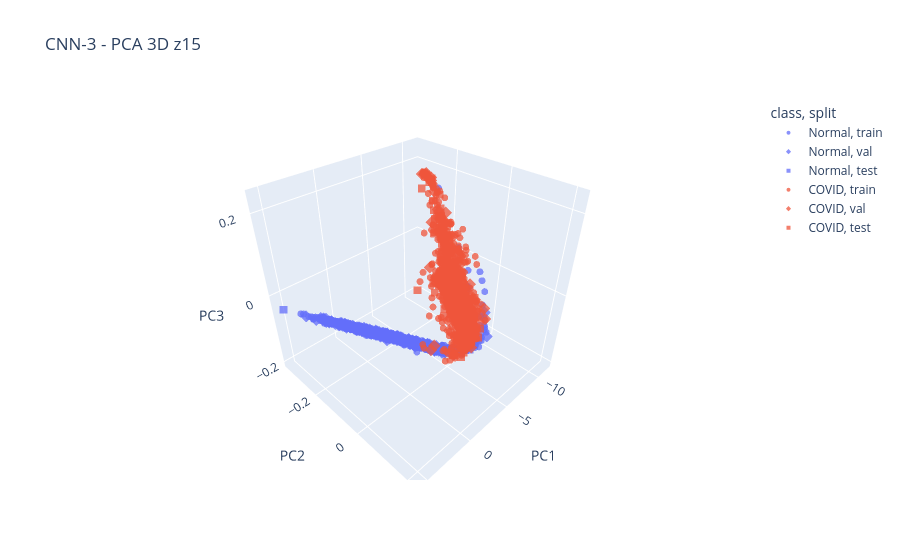

The notebook cell this image was saved under:
### Markdown cell above
## 10.7) PLOT PCA 3D INTERACTIVO

### Code cell
try:
    import plotly.express as px

    fig = px.scatter_3d(
        df_pca3,
        x="PC1",
        y="PC2",
        z="PC3",
        color="class",
        symbol="split",
        opacity=0.75,
        title=f"{MODEL_NAME} - PCA 3D z15"
    )

    fig.update_traces(
        marker=dict(size=4)
    )

    fig.show()

    pca3_html = os.path.join(
        FIG_DIR,
        "fase4_pca3_z15_interactive.html"
    )

    fig.write_html(
        pca3_html
    )

    print("[Guardado]", pca3_html)

except Exception as e:

    print("[Aviso] No se pudo generar PCA 3D interactivo con plotly.")
    print("Error:", repr(e))
